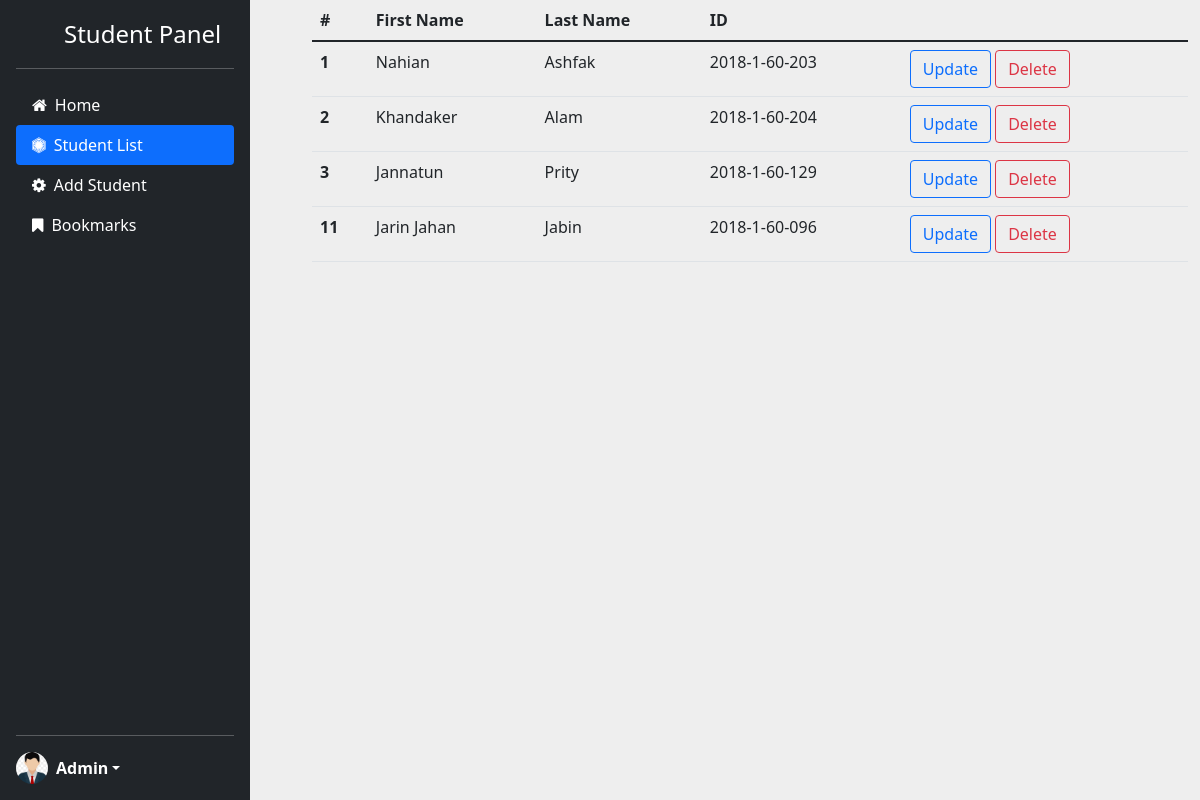
Page /admin/studentlist.php on the committed database.
### tables this page shows
CREATE TABLE `student` (
  `id` int(11) NOT NULL,
  `fname` text NOT NULL,
  `lname` text NOT NULL,
  `id_number` varchar(30) NOT NULL,
  `email` varchar(100) NOT NULL,
  `pass` varchar(20) NOT NULL,
  `course_1` int(11) NOT NULL,
  `course_2` int(11) NOT NULL,
  `course_3` int(11) NOT NULL
);

### admin/studentlist.php (the view, shortened to what this page needs)
<?php
include('db_connect.php');
?>
<!DOCTYPE html>
<html lang="en">
<head>
    <link href="https://cdn.jsdelivr.net/npm/bootstrap@5.1.3/dist/css/bootstrap.min.css" rel="stylesheet">
    <link rel="stylesheet" href="https://cdnjs.cloudflare.com/ajax/libs/font-awesome/4.7.0/css/font-awesome.min.css">
    <link rel="stylesheet" type="text/css" href="style.css">
</head>
<body>
    <?php
    include('./sidebar_3.php');
    ?>
    <div class="container col-md-auto offset-3">
        <table class="table">
            <thead>
                <tr>
                    <th scope="col">#</th>
                    <th scope="col">First Name</th>
                    <th scope="col">Last Name</th>
                    <th scope="col">ID</th>
                </tr>
            </thead>
            <tbody>
                <?php
                $sql = "SELECT * FROM `student`;";
                $result = mysqli_query($conn, $sql);
                if ($result) {
                    while ($row = mysqli_fetch_assoc($result)) {
                        $id = $row['id'];
                        $fname = $row['fname'];
                        $lname = $row['lname'];
                        $id_number = $row['id_number'];
                        echo ' <tr>
                        <th scope="row">' . $id . '</th>
                        <td>' . $fname . '</td>
                        <td>' . $lname . '</td>
                        <td>' . $id_number . '</td>
                        <td>
                        <a href="update_s.php?updateid='.$id.'" class="btn btn-outline-primary btn  tabindex="-1" role="button">Update</a>
                        <a href="delete_s.php?deleteid='.$id.'" class="btn btn-outline-danger btn " tabindex="-1" role="button">Delete</a>
                        </td>
                        </tr>';
                    }
                }
                ?>
            </tbody>
        </table>
    </div>
</body>
</html>

### admin/style.css (style rules this page uses)
* { margin: 0; padding: 0; }
body { background-color: #eee }

### rows in the picture
student: id "1", fname "Nahian", lname "Ashfak", id_number "2018-1-60-203"
student: id "2", fname "Khandaker", lname "Alam", id_number "2018-1-60-204"
student: id "3", fname "Jannatun", lname "Prity", id_number "2018-1-60-129"
student: id "11", fname "Jarin Jahan", lname "Jabin", id_number "2018-1-60-096"
